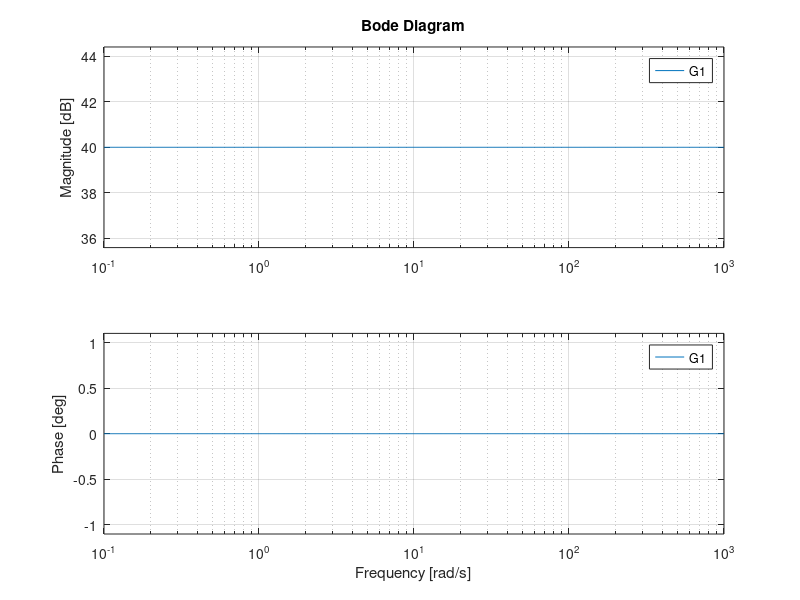
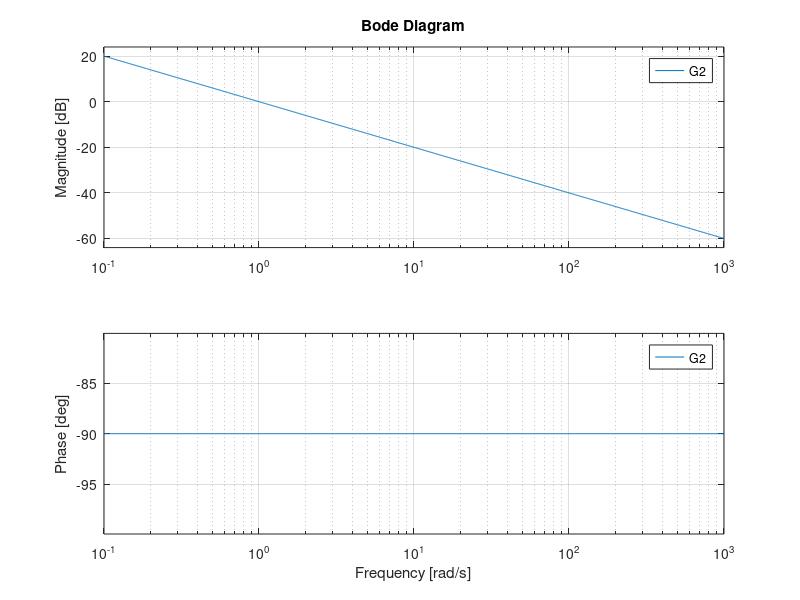
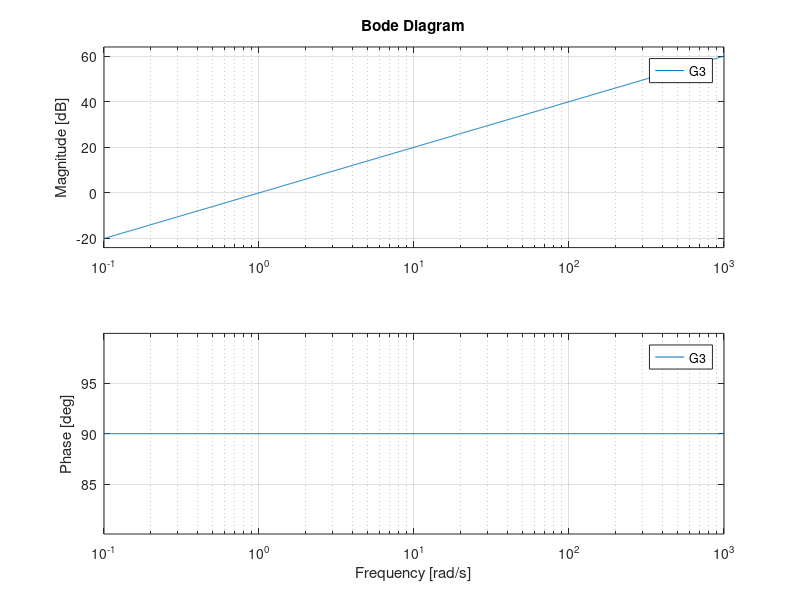

The MATLAB script that drew these images, in order:
clc;
clear;

%defining complex frequency by 's'
s=tf('s');

%basic static gain
G1=tf(100,1);
figure(1)
bode(G1);
grid on;

%pole at origin
G2=1/s;
figure(2)
bode(G2);
grid on;


%zero at origin
G3=s;
figure(3)
bode(G3);
grid on;


